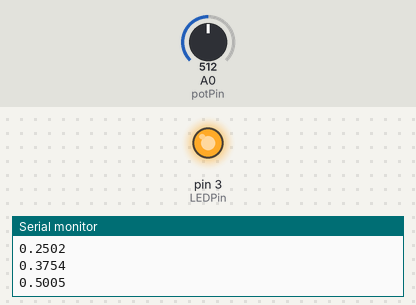
Bench run of a sketch on a simulated Arduino Uno, built with avr-gcc and run on an emulated ATmega328P. Shown: output pins drawn as LEDs (lit = HIGH), the last lines printed to the serial monitor. Inputs (shaded band) come from the test bench; at power-on: A0 (potPin) = 512.

Above: at 0.05 s.
At 1.2 s:
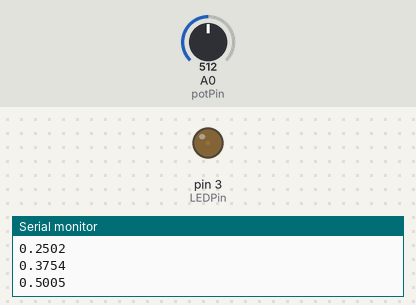
1.3 s: A0 (potPin) set to 716
At 2.1 s:
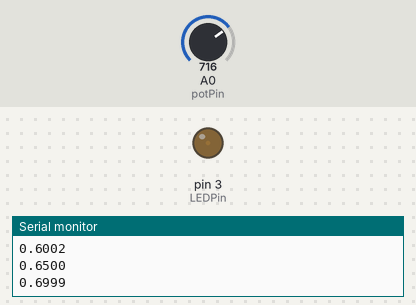
Timing chart, 0 to 4.3 s (numbered marks = the images above; inputs shaded):
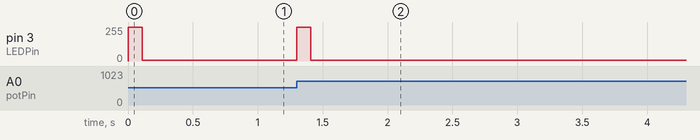

The sketch:

digipedal.ino
```cpp
//// User-configurable parameters
//   Analogue input pin for pedal potentiometer
constexpr int potPin { A0 };

//   The number of reads averaged to produce the
//   output value (noise reduction measure
constexpr unsigned int readBufSize { 1 };

//   External LED pin
constexpr unsigned int LEDPin { 3 };

//   External LED brightess when nothing happens
constexpr unsigned int dimLED { 5 };

//   External LED brightess when (and shortly after) pedal change
constexpr unsigned int brightLED { 255 };

//   How many times around the main loop before LED goes dim
constexpr unsigned int flashLEDDelay { 800 };

//// A class to preprocess raw pedal vaules before the app sees them.
//   The constructor takes two values:
//     * the number of analog reads to average
//     * the minimum interesting change
//   The first is supposed to get rid of jitter-type noise,
//   and the second stops mechanical vibration causing false
//   triggering. Values of 4 and 3 seem to work OK.
//
//   Calling the object's process(val) method returns a cooked value
//   given a raw one.
class SampleProcessor {
  protected:
    int *readBuf;
    int status { 0 };
    unsigned int readBufHead { 0 };
    const unsigned int readBufLength;
    const unsigned int minChange;
  public:
    SampleProcessor(const unsigned int samples,
                    const unsigned int delta)
      : readBufLength {samples}
      , minChange {delta} {
      readBuf = new int[samples];
    }
    virtual ~SampleProcessor() {
      delete[] readBuf;
    }
    unsigned int process(const int sample) {
      readBuf[readBufHead++] = sample;
      if (readBufHead >= readBufLength)
        readBufHead = 0;
      int sum { 0 };
      for (int i { 0 }; i < readBufLength; i++) {
        sum += readBuf[i];
      }

      int potVal { sum / static_cast<int>(readBufLength) };

      if (abs(potVal - status) >= minChange) {
        status = potVal;
      }

      return static_cast<unsigned int>(status);
    }
};

SampleProcessor sp(4, 3);

void setup() {
  Serial.begin(9600);
  analogWrite(LEDPin, dimLED);
}

void loop() {
  static unsigned int result;
  static unsigned int dimLEDCounter;

  // Read a new pedal position value and process it.
  unsigned int newVal { sp.process(analogRead(potPin)) };

  // Do we need to report a change?
  if (newVal != result) {
    // If so, remember the new value,
    result = newVal;
    //   ... make the LED go bright for a bit
    analogWrite(LEDPin, brightLED);
    dimLEDCounter = flashLEDDelay;
    //  ... and send the data normalised in the range 0..1
    //      (four sig fig should be enough)
    Serial.println(result/1023.0, 4);
  }

  // Dim the external LED when it's time.
  if (dimLEDCounter == 1) {
    analogWrite(LEDPin, dimLED);
  }
  if (dimLEDCounter) {
    // Don't decrement past 0!
    --dimLEDCounter;
  }
}
```

Measured:
- after the input at 1.3 s, pin 3 (LEDPin): 5/255 → 255/255 at once, → 5/255 0.11 s later
